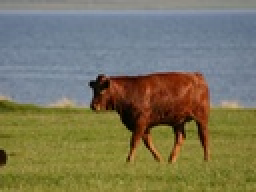
%> input picture SCSFCMM/108_0878.JPG, 128 x 96 px, shrunk from 640 x 480 before the run (shown 2 times larger)
$ octave demo.m   (GNU Octave 9; MATLAB toolbox functions it lacks are replaced by stand-ins)
%> lines starting %> are read from the running program, lines starting %| are printed output that depends on the picture; in (x1, y1, x2, y2) boxes, pixels count from 0 and x2, y2 are one past the last pixel; in counts of white or black regions, pixels touching at a corner belong together; the program's own positions count from 1
### SCSFCMM/SlicF.m
function   [Labels,seeds]=SlicF(I,K,S1,S2 )
%I=imread('12003.jpg');
[idx,idy,c]=size(I);
% I=rgb2lab(I);
length=idx*idy;
N=length;%
%K=256;%k个种子点，聚类中心
m=25;%调节系数
S=floor(sqrt(N/K));%超像素之间的距离Mend
%超像素之间的横向距离
% S1=floor(idx/sqrt(K));
% %超像素之间的纵向距离
% S2=floor(idy/sqrt(K));

NewCluster=zeros(K,4);
% seeds=zeros(K,3);

%% 初始化种子点
% SeedVector=zeros(K,2);%存放种子点的坐标
XOffset=0;
YOffset=0;
n=floor(sqrt(K));
SeedVectorOld = zeros(K, 5);%labxy
% 种子点都为初始化超像素的中心
for j=1:1:n
    for i=1:1:n
        SeedVectorOld(i+n*(j-1),4)=min(floor(S1/2)+XOffset,idx);
        SeedVectorOld(i+n*(j-1),5)=min(floor(S2/2)+YOffset,idy);
        YOffset=YOffset+S2;
    end
    XOffset=XOffset+S1;
    YOffset=0;
end
%% 3*3邻域选择最小梯度
G=I;
SeedVector=SeedVectorOld;

for i=1:1:idx-1
   for j=1:1:idy-1
        dx=I(i+1,j)-I(i,j);
        dy=I(i,j+1)-I(i,j);
        G(i,j)=dx+dy;
   end
end
%遍历所有种子点，移动到邻域内的最小的点的位置
%聚类中心
for i=1:1:K
   Gx=SeedVector(i,4);
   Gy=SeedVector(i,5);
   A=G(max(Gx-1,1):min(Gx+1,idx), max(Gy-1,1):min(Gy+1,idy));
   [Xindex,Yindex]=find(A==min(min(A)));
   SeedVector(i,4)=SeedVector(i,4)+Xindex(1)-2;
   SeedVector(i,5)=SeedVector(i,5)+Yindex(1)-2;
end
seeds=SeedVector;
%% 初始化迭代变量
Labels = -1*ones(idx,idy);
Distance = inf(idx,idy);
error=0.0001;
residual=1;
I=double(I);
iternum = 1;
iters=1000;
%%
% while residual>error
while iternum<iters
 %% 对所有像素按照种子距离打上标记（进行分类）
 % 隶属度
    for k=1:1:K
        sx=floor(seeds(k,4));
        sy=floor(seeds(k,5));
        if (sx==0&&sy==0)
            continue;
        end
        % 2S*2S
        for i=max(1, floor(sx-floor(S1))+1):1:min(idx, floor(sx+floor(S1)))
            for j=max(1, floor(sy-floor(S2))+1):1:min(idy, floor(sy+floor(S2)))
                if sx >= 1 && sx <= idx && sy >= 1 && sy <= idy
                 dc = sqrt((I(i,j,1)-I(sx,sy,1))^2+(I(i,j,2)-I(sx,sy,2))^2+(I(i,j,3)-I(sx,sy,3))^2);
                 ds=sqrt((i-sx)^2+(j-sy)^2);
                end
%                 dc=sqrt((I(i,j,1)-I(sx,sy,1))^2+(I(i,j,2)-I(sx,sy,2))^2+(I(i,j,3)-I(sx,sy,3))^2);
%                 %当前像素和seed的欧氏距离
%                 ds=sqrt((i-sx)^2+(j-sy)^2);
                D= sqrt(dc*dc+m^2*(ds/S)^2);
%                 D= sqrt(dc*dc+m^2*(ds*0.1)^2);
                if D<Distance(i,j)
                   Distance(i,j) = D;
                   Labels(i,j) = k;
                end
            end
        end
    end
%% 迭代聚类中心
    %计算新的聚类中心
    NewCluster=zeros(K,6);
     for ix = 1:idx
            for iy = 1:idy
                label = Labels(ix,iy);
                if(label==-1)
                    continue
                end
% [6 lines of commented-out code are left out]
                NewCluster(label,1) = NewCluster(label,1)+I(ix,iy,1);%l
                NewCluster(label,2) = NewCluster(label,2)+I(ix,iy,2);%a
                NewCluster(label,3) = NewCluster(label,3)+I(ix,iy,3);%b
                NewCluster(label,4) = NewCluster(label,4)+ix;%一类的x坐标之和
                NewCluster(label,5) = NewCluster(label,5)+iy;%一类的y坐标之和
                NewCluster(label,6) = NewCluster(label,6)+1;%一类的总个数
            end
     end
        SeedsOld = seeds;
        %求平均，重新计算该种子点的中心点
 %% 迭代种子点
        for i = 1:K
            seeds(i,1:5) = round(NewCluster(i,1:5)/(NewCluster(i,6)+eps));
        end
 %%
%         %判断是否收敛
        curErr = norm(norm(SeedsOld-seeds));
        if curErr<error
            break;
        end
    iternum=iternum+1;
end
disp(iternum)
%% 增强连通性
S_Search=16;%合并孤立点的筛选面积
%将小区域合并
LabelsOld = Labels;
    for i = 1:K
        %寻找第i标签superpixels标注
        emptylabels = zeros(idx,idy);
        %将每一类的所有点标注
        emptylabels(Labels == i) = 1;
        %找到所有隶属于这一超像素的像素，然后置1
        [L_tmp,num] = bwlabel(emptylabels,4);
        for j=1:num
            %将某超像素里面的像素个数小于预定个数的超像素进行拆分处理
            if sum(sum(L_tmp==j))<S_Search
                [x,y]=find(L_tmp==j);
                A = [];
                for ix=1:1:size(x)
                     up=Labels(x(ix),min(y(ix)+1,idy));
                     down=Labels(x(ix),max(y(ix)-1,1));
                     right=Labels(min(x(ix)+1,idx),y(ix));
                     left=Labels(max(x(ix)-1,1),y(ix));
                     if up~=Labels(x(ix),y(ix))
                         A = [A, up];
                     end
                     if down~=Labels(x(ix),y(ix))
                         A = [A, down];
                     end
                     if left~=Labels(x(ix),y(ix))
                         A = [A, left];
                     end
                     if right~=Labels(x(ix),y(ix))
                         A = [A, right];
                     end
                end
                if size(A)~=0
                    Labels(x,y) = mode(A,2);
                end
            end
        end
    end
%% 绘图
% [4 lines of commented-out code are left out]

end

### SCSFCMM/SerializeImg.m
function out_img = SerializeImg(img)
%%out_img类型为double
idx=size(img,1);
idy=size(img,2);
%声明为zeros为double类型
out_img=zeros(idx*idy,size(img,3));
if size(img,3)==1
    %gray image
    for i=1:idx
        out_img((i-1)*idy+1:(i-1)*idy+idy)=img(i,:);
    end
else
    %color
    for i=1:idx
        out_img((i-1)*idy+1:(i-1)*idy+idy,:)=squeeze(img(i,:,:));
    end
end
end

### SCSFCMM/SCSFCMM.m
function [clusterO,labelsO,U] = SCSFCMM(idx,idy,labdata,cluster_N,compactP,gridStepX,gridStepY,K,cluster,data,I)
invt=1/((gridStepX+gridStepY)/(compactP*2))^2;
GFSrange=8;
x11=zeros(idx*idy,1);
y11=zeros(idx*idy,1);
labelsO=zeros(idx*idy,1);
memb=zeros(idx*idy,GFSrange);
p=0;
q=2;
t=2;
U=zeros(idx*idy,GFSrange);
alex=0.1;
neighIndices = cell(idx*idy, 1);
for iter=1:10
    %初始化
    H=zeros(idx*idy,GFSrange);
    Lab_mat_c=zeros(idx*idy,GFSrange);
    countF=zeros(idx*idy,1);
    clusterS=zeros(size(cluster_N,2),1);
    %计算距离
    for i=1:size(cluster_N,2)
        %每个聚类中心的搜索区域
        x1=max(cluster_N(4,i)-gridStepX,1);
        y1=max(cluster_N(5,i)-gridStepX,1);
        x2=min(cluster_N(4,i)+gridStepY,idx);
        y2=min(cluster_N(5,i)+gridStepY,idy);
        for j=floor(x1):floor(x2)
            for k= floor(y1):floor(y2)
                index=(j-1)*idy+k;
                x11(index)=j+1;
                y11(index)=k+1;
                dist=(labdata(index,1)-cluster_N(1,i))^2+(labdata(index,2)-cluster_N(2,i))^2+(labdata(index,3)-cluster_N(3,i))^2;
                distxy=(j-cluster_N(4,i))^2+(k-cluster_N(5,i))^2;
                dist=dist+invt*distxy;
                dist=sqrt(dist);
                if countF(index)<GFSrange
                    countF(index)=countF(index)+1;
                    memb(index,countF(index))=i;
                    Lab_mat_c(index,countF(index))=dist;
                else
                    %找出距离最大的
                    maxDist=max(Lab_mat_c(index,:),2);
                    if dist<maxDist
                        loc=find(Lab_mat_c(index,:)==maxDist);
                        Lab_mat_c(index,loc)=dist;
                        memb(index,loc)=i;
                    end
                end
            end
        end
    end
    for i=1:idx*idy
        for j=1:countF(i)
            temp=0;
            for k=1:countF(i)
                temp=temp+(Lab_mat_c(i,j)/Lab_mat_c(i,k))^(2.0/(t-1));
            end
            U(i,j)=1/(temp+eps);
        end
    end

   for i = 1:idx*idy
    neighIndices{i} = Neighbourhood(idx, idy, i, 8);
   end
   for i = 1:idx*idy
    neigh = neighIndices{i};
    for j = 1:countF(i)
        temp = 0;
        for k = 1:numel(neigh)
            w = find(memb(neigh(k), :) == memb(i, j), 1);
            if ~isempty(w)
                temp = temp + U(neigh(k), w);
            end
        end
        H(i, j) = temp + U(i, j);
    end
   end
   U1=(U.^p).*(H.^q)./(sum((U.^p).*(H.^q),2)*ones(1,size(U,2)));
   U1_t_powers = U1.^2;

       %% CIELAB
    cluster_T=cluster_N(1:3,:)+eps;
    if iter~=1
        d_r=data(:,1);
        d_g=data(:,2);
        d_b=data(:,3);
        for i=1:max(labelsO(:))
            if sum(sum(labelsO==i))~=0
                l_r=median(d_r(labelsO==i));
                l_g=median(d_g(labelsO==i));
                l_b=median(d_b(labelsO==i));
                cluster_T(:,i)=[l_r l_g l_b]'+eps;
            end
        end
        cluster_T=colorspace('Lab<-RGB',cluster_T');
        cluster_T=cluster_T';
    end
    %%
   %更新C
    cluster_old=cluster_N;
    for i=1:idx*idy
        memb_i = memb(i, 1:countF(i));
        cluster_N(1:3, memb_i) = cluster_N(1:3, memb_i) + U1_t_powers(i, 1:countF(i)).* labdata(i, :)';
        cluster_N(4, memb_i) = cluster_N(4, memb_i) + U1_t_powers(i, 1:countF(i)).* x11(i);
        cluster_N(5, memb_i) = cluster_N(5, memb_i) + U1_t_powers(i, 1:countF(i)).* y11(i);
        for j=1:countF(i)
        clusterS(memb(i,j))=U1_t_powers(i,j)+clusterS(memb(i,j));
        end
        maxIndex=1;
        if countF(i)>1
            maxU=max(U(i,:));
            maxIndex=find(U(i,:)==maxU);
        end
        labelsO(i)=memb(i,maxIndex(1));
    end
   [~,Y,~,Cluster]= Self_SC1(cluster_T',K,cluster,3,1);
    %加入聚类中心
    domian0=zeros(5,K);
    domian1=sum(Y.^2,2);
    for i=1:cluster
        domian0(1:3,:)=domian0(1:3,:)+((Cluster(:,i)*ones(1,K)).*(ones(size(Cluster,1),1)*Y(:,i)').^2);
    end
    cluster_N=(cluster_N+alex*domian0)./((ones(size(cluster_N,1),1)*(clusterS)')+alex*(domian1.*ones(1,5))');
    if sum(sum(abs(cluster_old-cluster_N)))<=0.9||(iter==10)
        break;
    end
    for h = 1:K
            Label_seeds = DeserializeImg(labelsO,idx,idy);
            sxx=floor(cluster_N(4,h));
            syy=floor(cluster_N(5,h));
            if (sxx==0&&syy==0)
             continue;
            end
            % K-medoids重新更新超像素中心点
            [row1, col1] = find(Label_seeds == h);
            if ~isempty(row1) && ~isempty(col1)
                min_dist = Inf;
                min_row1 = 0;
                min_col1 = 0;
                for idx1 = 1:size(row1,1)
                    dc1 = (I(row1(idx1),col1(idx1),1)-cluster_N(1,h))^2+(I(row1(idx1),col1(idx1),2)-cluster_N(2,h))^2+(I(row1(idx1),col1(idx1),3)-cluster_N(3,h))^2;
                    ds1=(row1(idx1)-sxx)^2+(col1(idx1)-syy)^2;
                    d =sqrt(dc1+invt*ds1);
                    if d < min_dist
                        min_dist = d;
                        min_row1 = row1(idx1);
                        min_col1 = col1(idx1);
                    end
                end
                cluster_N(1,h) = I(min_row1, min_col1, 1);
                cluster_N(2,h) = I(min_row1, min_col1, 2);
                cluster_N(3,h) = I(min_row1, min_col1, 3);
            end
    end
end
    clusterO=cluster_N;
end

### SCSFCMM/demo.m
clear all
close all
clc

%% 输入图片
%% 超像素输入
I0=imread('108_0878.jpg');
%> I0 is the input picture: size 96x128x3 uint8; mean R, G, B 121.9, 118.4, 92.6
I=I0;
[idx,idy,~]=size(I);
%> idx = 96; idy = 128
I=rgb2lab(I);
%> I: size 96x128x3 double; mean of channels 1, 2, 3 49.8, -0.7, 14.8
length=idx*idy;
%> length = 12288
N=length;%
%> N = 12288
K=256;%k个种子点，聚类中心
m=25;%调节系数
S=floor(sqrt(N/K));%超像素之间的距离Mend
%> S = 6
grid_stepX=round(size(I,1)/sqrt(K));
%> grid_stepX = 6
grid_stepY=round(size(I,2)/sqrt(K));
%> grid_stepY = 8
% [Labels, numlabels,x,y,l,a,b] = FuzzySLIC(I0,K,25,1,0.2);
% seeds = [l';a';b';y';x'];
[~,seeds]=SlicF(I,K,grid_stepX,grid_stepY );
%> after the loop in SlicF, `for i=1:1:idx-1`: G: size 96x128x3 double; mean of channels 1, 2, 3 0.9, -0.7, 14.8
%> the loop in SlicF, `for i=1:1:K` made 256 passes
%> (Gx, Gy, A, Xindex, Yindex) on passes 2 to 4: (3, 12, [3.52 3.52 1.96; -0.996 -0.8 -0.998; 0.67 -0.189 1.06], 2, 3), (3, 20, [2.43 3.99 4.37; -1.49 -0.718 0.434; 0.467 0.851 0.467], 2, 1), (3, 28, [4.47 3.7 3.5; -1.1 -1.49 -0.716; -1.27 -0.688 -0.304], 2, 2)
%> after the loop in SlicF, `for i=1:1:K`: SeedVector = 256 rows, first 8: [0 0 0 3 5; 0 0 0 3 13; 0 0 0 3 19; 0 0 0 3 28; 0 0 0 4 37; 0 0 0 3 45; 0 0 0 4 53; 0 0 0 4 60]
%> in SlicF, `seeds=SeedVector;`: seeds has the same summary as SeedVector
%> the loop in SlicF, `while iternum<iters` made 6 passes
%> curErr on passes 1 to 6: 853.7, 22.33, 6.55, 10.12, 7.27, 0
%> after the loop in SlicF, `while iternum<iters`:
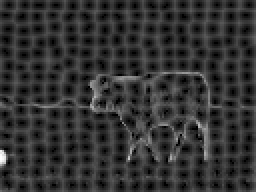
%> Distance: size 96x128 double (shown 2 times larger); min 0, max 60.99, mean 12.2; drawn with min black and max white
%> after the loop in SlicF, `while iternum<iters`:
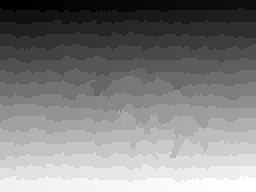
%> Labels: size 96x128 double (shown 2 times larger); min 1, max 256, mean 129.7; drawn with min black and max white
%> after the loop in SlicF, `while iternum<iters`: NewCluster = 256 rows, first 8: [2499.9 -42.14 24.86 136 232 45; 1975 -32.87 24.21 105 455 35; 2475 -20.79 51.85 138 886 43; 2493.2 -6.05 53.9 138 1233 43; 2883.4 -49.96 65.78 162 1814 49; 2362.2 -31.65 46.88 127 1806 40; 2548.2 -43.13 53.58 143 2263 43; 2612.7 -41.4 54.14 144 2666 44]; dc = 6.11; ds = 5; iternum = 6; seeds = 256 rows, first 8: [56 -1 1 3 5; 56 -1 1 3 13; 58 0 1 3 21; 58 0 1 3 29; 59 -1 1 3 37; 59 -1 1 3 45; 59 -1 1 3 53; 59 -1 1 3 61]
%| 6
%> the loop in SlicF, `for i = 1:K` made 256 passes
%> pass 1, in SlicF, `[L_tmp,num] = bwlabel(emptylabels,4);`:
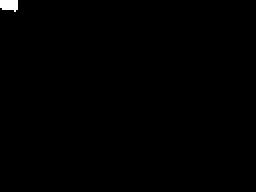
%> L_tmp: size 96x128 double (shown 2 times larger); values 0 (black) and 1 (white), 0.37% white; 1 white region, box (x1, y1, x2, y2) and area: (0, 0, 9, 6) 45
%> pass 2, in SlicF, `[L_tmp,num] = bwlabel(emptylabels,4);`:
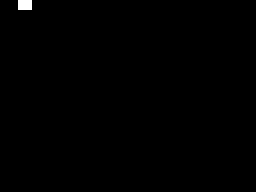
%> L_tmp: size 96x128 double (shown 2 times larger); values 0 (black) and 1 (white), 0.28% white; 1 white region, box (x1, y1, x2, y2) and area: (9, 0, 16, 5) 35
%> pass 3, in SlicF, `[L_tmp,num] = bwlabel(emptylabels,4);`:
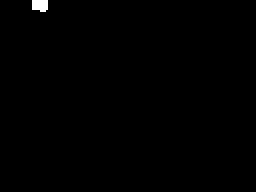
%> L_tmp: size 96x128 double (shown 2 times larger); values 0 (black) and 1 (white), 0.35% white; 1 white region, box (x1, y1, x2, y2) and area: (16, 0, 24, 6) 43
%> after the loop in SlicF, `for i = 1:K`: Labels: size 96x128 double; 0.08% of pixels changed, all inside (x1, y1, x2, y2) = (45, 40, 104, 65)
%> after the loop in SlicF, `for i = 1:K`:
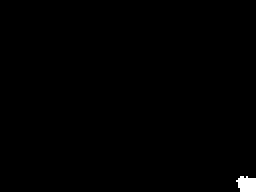
%> emptylabels: size 96x128 double (shown 2 times larger); values 0 (black) and 1 (white), 0.53% white; 1 white region, box (x1, y1, x2, y2) and area: (118, 88, 128, 96) 65
%> after the loop in SlicF, `for i = 1:K`: A = [172 171 155 171]; down = 171; left = 155; right = 171; up = 172; x = 63; y = 83
%% 绘图
cluster=3;
g=3.95;
[seeds,labelsByFuzzySLIC,U]=SCSFCMM(idx,idy,SerializeImg(I),seeds',25,grid_stepX,grid_stepY,K,cluster,SerializeImg(I0),rgb2lab(I0));
%> (the run ends here)
